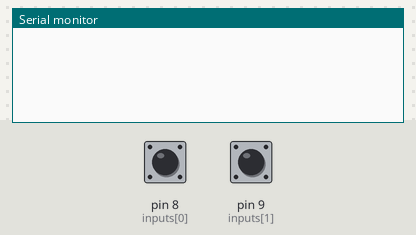
Recording of a sketch running on a simulated Arduino Leonardo, built with avr-gcc and run on an emulated ATmega32U4. On the bench: the last lines printed to the serial monitor. Inputs (shaded band) come from the test bench; at power-on: pin 8 (inputs[0]) HIGH, pin 9 (inputs[1]) HIGH. USB keyboard and mouse output is not drawn.

Above: at 1.2 s.
1.3 s: pin 8 (inputs[0]) pulled LOW for 0.15 s
At 2.3 s:
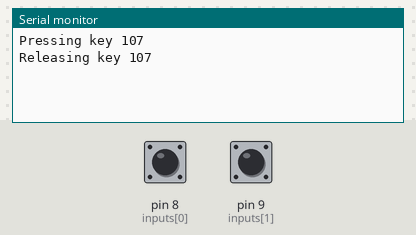
2.9 s: pin 9 (inputs[1]) pulled LOW for 0.15 s
At 3.03 s:
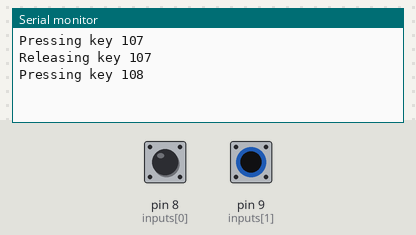

Measured:
- after the input at 1.3 s, the serial monitor: prints a new line at once (image 1)
- after the input at 2.9 s, the serial monitor: prints a new line at once (image 2)

The sketch:

KeyboardExample.ino
```cpp
#include "Keyboard.h"

// Input pin numbers
int inputs[] = { 8, 9 };
// Keys to be pressed when each pin is LOW
int keys[] = { 107, 108 };
// State of the keys
int state[] = { HIGH, HIGH };

void setup() {
  // Loop over the pin array
  for (int i = 0; i < int(sizeof(inputs) / 2); i++) {
    // Initialize the pin with the internal pull up enabled
    pinMode(inputs[i], INPUT_PULLUP);
  }
  Keyboard.begin();
  Serial.begin(9600);
}

void loop() {
  // Loop over the pin array
  for (int i = 0; i < int(sizeof(inputs) / 2); i++) {
    // Read the pin value
    uint8_t value = digitalRead(inputs[i]);
    // Evaluate if the state has change since the previos loop, and if not, do nothing
    if (value != state[i]) {
      // If the pin is LOW, press the key indicated for that pin
      if (value == LOW) {
        Serial.println("Pressing key " + String(keys[i]));
        Keyboard.press(keys[i]);
      }
      // If the pin is HIGH, release the key indicated for that pin
      else {
        Serial.println("Releasing key " + String(keys[i]));
        Keyboard.release(keys[i]);
      }
      // Update the key state value for the next loop
      state[i] = value;
    }
  }
}
```
